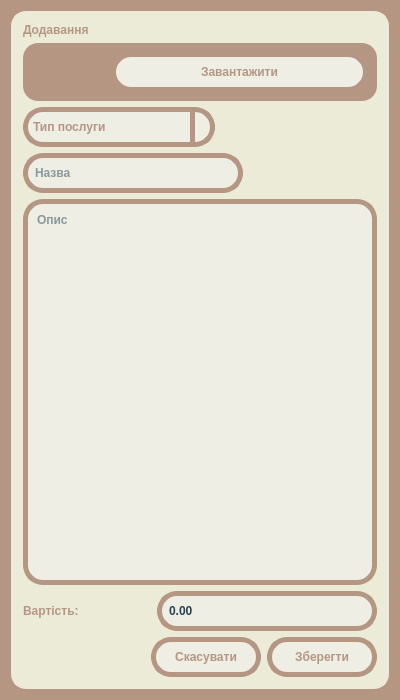
<?xml version="1.0" encoding="UTF-8"?>
<ui version="4.0">
 <class>AddEditServicesDialog</class>
 <widget class="QDialog" name="AddEditServicesDialog">
  <property name="geometry">
   <rect>
    <x>0</x>
    <y>0</y>
    <width>400</width>
    <height>700</height>
   </rect>
  </property>
  <property name="sizePolicy">
   <sizepolicy hsizetype="Preferred" vsizetype="Preferred">
    <horstretch>0</horstretch>
    <verstretch>0</verstretch>
   </sizepolicy>
  </property>
  <property name="windowTitle">
   <string>Dialog</string>
  </property>
  <property name="styleSheet">
   <string notr="true">QDialog {
    height: 500px;
    width: 400px;
    background-color: #b59683;
  }
  
  #frame {
    border: 3px solid #ebebd8;
    border-radius: 15%;
    background-color: #ebebd8;
  }
  
  QLabel {
      color: #b59683;
      font-weight: bold;
  }
  
  QLabel[objectName*=&quot;title&quot;] {
    padding: 5px;
    
    font-size: 42px;
    font-weight: bold;
  
    color: #eeeee4;
    border-radius: 15%;
    background-color: #b59683;
    
    margin-bottom: 10px;
  }
  
  QLabel[objectName*=&quot;image&quot;] {
        min-height: 150px;
        min-width: 150px;
    
        border: solid;
      border-width: 3px;
      border-radius:15%;
      border-color: #b59683;
  
      background-color: #eeeee4;
  }
  
  QPushButton {
      width: 90;
      height: 20;
      padding: 5px;
  
      font: bold;
  
      color: #b59683;
      border: solid;
      border-width: 5px;
      border-radius:20px;
      border-color: #b59683;
      background-color: #eeeee4;
  }
  
  QPushButton::pressed {
        color: #eeeee4;
        background-color: #b59683;
  }
  
  QPushButton[objectName*=&quot;save&quot;], QPushButton[objectName*=&quot;upload&quot;]
  {
    width: 90;
    height: 20;
    padding: 5px;
  
    font: bold;
  
    color: #eeeee4;
    border: solid;
    border-width: 5px;
    border-radius:20px;
    border-color: #284256;
    background-color: #284256;
  }
  
  QPushButton[objectName*=&quot;save&quot;]::pressed, QPushButton[objectName*=&quot;upload&quot;]::pressed {
    color: #284256;
    background-color: #eeeee4;
  }
  
  QLineEdit {
      width: 200;
      height: 20;
      padding: 5px;
  
      font: bold;
  
      color: #284256;
      border: solid;
      border-width: 5px;
      border-radius:20px;
      border-color: #b59683;
      background-color: #eeeee4;
  }
  
  QLineEdit::focus {
      border-color: #284256;
  }
  
  QSpinBox, QDoubleSpinBox {
      width: 200px; /* Добавляем единицу измерения (px) к значению ширины */
      height: 20px;
      padding: 5px;
  
      font: bold;
  
      color: #284256;
      border: 5px solid #b59683; /* Устанавливаем толщину границы */
      border-radius: 20px;
      background-color: #eeeee4;
  }
  
  QSpinBox::focus, QDoubleSpinBox::focus {
    border-color: #284256;
  }
  
  QDoubleSpinBox::up-button, QDoubleSpinBox::down-button, QSpinBox::up-button, QSpinBox::down-button {
    width: 0;
    height: 0;
  }
  
  QPlainTextEdit {
      width: 200;
      height: 100;
      padding: 5px;
  
      font: bold;
  
      color: #284256;
      border: solid;
      border-width: 5px;
      border-radius:20px;
      border-color: #b59683;
      background-color: #eeeee4;
  }
  
  QPlainTextEdit::focus {
      border-color: #284256;
  }
  
  QComboBox {
    width: 150;
      height: 20;
      padding: 5px;
  
      font: bold;
  
      color: #b59683;
      border: solid;
      border-width: 5px;
      border-radius:20px;
      border-color: #b59683;
      background-color: #eeeee4;
  }
  
  QComboBox:hover {
  
  }
  
  QComboBox::drop-down {
      subcontrol-origin: padding;
      subcontrol-position: top right;
      width: 15px;
      border-left: 5px solid #b59683;
  }
  
  QComboBox::down-arrow {
      
  }
  
  QComboBox QListView {
      padding: 5;
  }
  
  QComboBox::selected {
      color: #ebebd8;
      background-color: #284256;
  }
  
  QAbstractItemView {
    border: 3px solid #b59683;
    border-radius: 15%;
    background-color: #eeeee4;
  }
  
  QAbstractItemView::selected {
      color: #eeeee4;
      background-color: #284256;
  }
  
  #frame_cost {
    padding: 0px;
    border: solid;
      border-width: 3px;
      border-radius:20px;
      border-color: #b59683;
      background-color: #eeeee4;
  }</string>
  </property>
  <layout class="QVBoxLayout" name="verticalLayout_4">
   <item>
    <widget class="QFrame" name="frame">
     <property name="frameShape">
      <enum>QFrame::StyledPanel</enum>
     </property>
     <property name="frameShadow">
      <enum>QFrame::Raised</enum>
     </property>
     <layout class="QVBoxLayout" name="verticalLayout_2">
      <item>
       <widget class="QLabel" name="label_title">
        <property name="text">
         <string>Додавання</string>
        </property>
       </widget>
      </item>
      <item>
       <widget class="QFrame" name="frame_2">
        <property name="styleSheet">
         <string notr="true">#frame_2 {
color: #ebebd8;
  border-radius: 15%;
  background-color: #b59683;
}</string>
        </property>
        <property name="frameShape">
         <enum>QFrame::StyledPanel</enum>
        </property>
        <property name="frameShadow">
         <enum>QFrame::Raised</enum>
        </property>
        <layout class="QHBoxLayout" name="horizontalLayout_5">
         <item>
          <widget class="QLabel" name="label_image">
           <property name="sizePolicy">
            <sizepolicy hsizetype="Fixed" vsizetype="Fixed">
             <horstretch>0</horstretch>
             <verstretch>0</verstretch>
            </sizepolicy>
           </property>
           <property name="autoFillBackground">
            <bool>false</bool>
           </property>
           <property name="text">
            <string>Зображення</string>
           </property>
           <property name="scaledContents">
            <bool>true</bool>
           </property>
           <property name="alignment">
            <set>Qt::AlignCenter</set>
           </property>
          </widget>
         </item>
         <item>
          <widget class="QPushButton" name="pushButton_upload">
           <property name="text">
            <string>Завантажити</string>
           </property>
          </widget>
         </item>
        </layout>
       </widget>
      </item>
      <item>
       <layout class="QHBoxLayout" name="horizontalLayout_4">
        <item>
         <widget class="QComboBox" name="comboBox_type">
          <property name="placeholderText">
           <string>Тип послуги</string>
          </property>
         </widget>
        </item>
        <item>
         <spacer name="horizontalSpacer_3">
          <property name="orientation">
           <enum>Qt::Horizontal</enum>
          </property>
          <property name="sizeHint" stdset="0">
           <size>
            <width>40</width>
            <height>20</height>
           </size>
          </property>
         </spacer>
        </item>
       </layout>
      </item>
      <item>
       <layout class="QHBoxLayout" name="horizontalLayout_3">
        <item>
         <widget class="QLineEdit" name="lineEdit_title">
          <property name="placeholderText">
           <string>Назва</string>
          </property>
         </widget>
        </item>
        <item>
         <spacer name="horizontalSpacer_4">
          <property name="orientation">
           <enum>Qt::Horizontal</enum>
          </property>
          <property name="sizeHint" stdset="0">
           <size>
            <width>40</width>
            <height>20</height>
           </size>
          </property>
         </spacer>
        </item>
       </layout>
      </item>
      <item>
       <widget class="QPlainTextEdit" name="plainTextEdit_description">
        <property name="placeholderText">
         <string>Опис</string>
        </property>
       </widget>
      </item>
      <item>
       <layout class="QHBoxLayout" name="horizontalLayout_2">
        <item>
         <widget class="QLabel" name="label_3">
          <property name="text">
           <string>Вартість:</string>
          </property>
         </widget>
        </item>
        <item>
         <spacer name="horizontalSpacer_2">
          <property name="orientation">
           <enum>Qt::Horizontal</enum>
          </property>
          <property name="sizeHint" stdset="0">
           <size>
            <width>40</width>
            <height>20</height>
           </size>
          </property>
         </spacer>
        </item>
        <item>
         <widget class="QDoubleSpinBox" name="doubleSpinBox_cost">
          <property name="maximum">
           <double>99999999.989999994635582</double>
          </property>
         </widget>
        </item>
       </layout>
      </item>
      <item>
       <layout class="QHBoxLayout" name="horizontalLayout">
        <item>
         <spacer name="horizontalSpacer">
          <property name="orientation">
           <enum>Qt::Horizontal</enum>
          </property>
          <property name="sizeHint" stdset="0">
           <size>
            <width>40</width>
            <height>20</height>
           </size>
          </property>
         </spacer>
        </item>
        <item>
         <widget class="QPushButton" name="pushButton_cancel">
          <property name="text">
           <string>Скасувати</string>
          </property>
         </widget>
        </item>
        <item>
         <widget class="QPushButton" name="pushButton_save">
          <property name="text">
           <string>Зберегти</string>
          </property>
         </widget>
        </item>
       </layout>
      </item>
     </layout>
    </widget>
   </item>
  </layout>
 </widget>
 <resources/>
 <connections/>
</ui>
